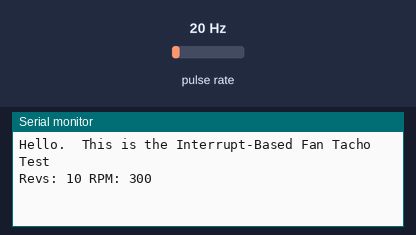
The sketch below on a simulated Arduino Uno, built with avr-gcc and run on an emulated ATmega328P. On the bench: the last lines printed to the serial monitor. Wiring (inferred from the names in the program): pulse sensor: data pin 3. The inputs (shaded band) are chosen by the test bench; at power-on: pulse rate 20 Hz.

Above: at 1.7 s.
1.8 s: pulse rate (sensor on pin 3) set to 4 Hz
At 2.7 s:
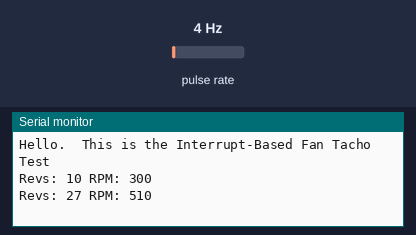
3.3 s: pulse rate (sensor on pin 3) set to 50 Hz
At 4.3 s:
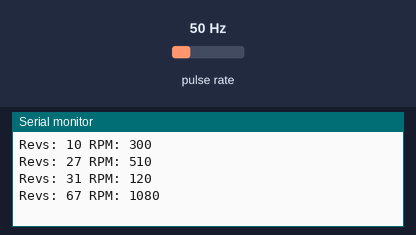
Timing chart, 0 to 6.3 s (numbered marks = the images above; inputs shaded):
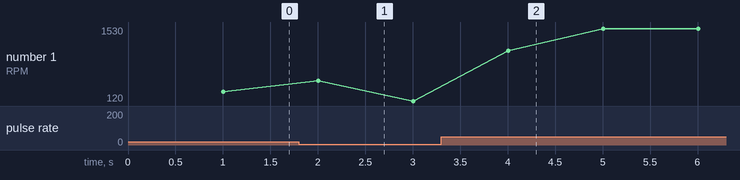

Measured:
- after the input at 1.8 s, the serial monitor: prints a new line after 0.20 s (image 1)
- after the input at 3.3 s, the serial monitor: prints a new line after 0.71 s (image 2)
- plotted number 1: 300 → 120 after the input at 1.8 s, 120 → 1530 after the input at 3.3 s

The sketch:

TestFanTachoInterrupt.ino
```cpp
static const int SENSOR_PIN = 3; // Pin connected to the Hall sensor (interrupt pin)

volatile int revolutions = 0;

void setup()
{
  Serial.begin(115200);
  Serial.println("Hello.  This is the Interrupt-Based Fan Tacho Test");
  delay(500);
  attachInterrupt(1, SensorInterrupt, FALLING);
}

float lastUpdate;
int lastValue;

float lastFanChange;
int fanState;

void loop() {
  if (millis() > lastUpdate + 1000) {
    int revs = revolutions;
    lastUpdate = millis();

    Serial.print("Revs: ");
    Serial.print(revs);
    Serial.print(" RPM: ");
    Serial.println((revs-lastValue)*30);
    lastValue = revs;
  }
}


void SensorInterrupt() {
  revolutions++;
}
```
